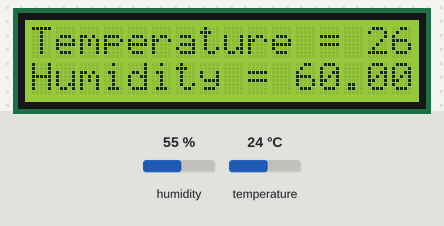
Bench run of a sketch on a simulated Arduino Mega 2560, built with avr-gcc and run on an emulated ATmega2560. Shown: 16×2 character LCD. The test bench sets the inputs (shaded band); at power-on: humidity 55 %, temperature 24 °C. The local clock reads 2024-03-15 10:24:30 at power-on unless the sketch sets it; what the sketch prints to the serial monitor is not drawn.

Above: at 8.6 s.
8.7 s: humidity set to 22 %
At 11.5 s:
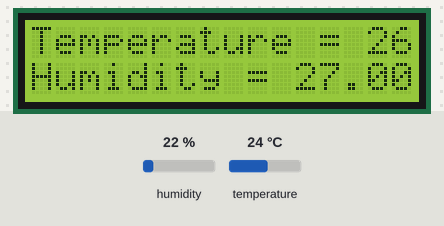
12.3 s: temperature set to 12 °C
At 14.0 s:
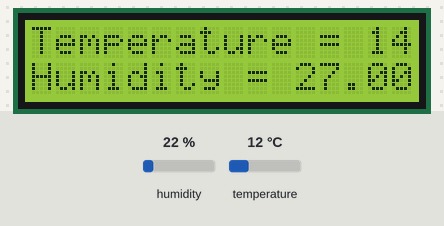
15.9 s: humidity set to 40 %
At 19.1 s:
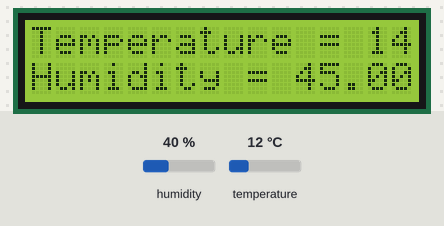
19.6 s: temperature set to 19 °C
At 21.6 s:
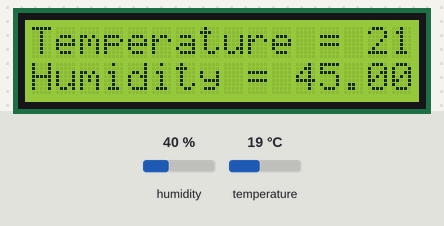
Timing chart, 0 to 23.1 s (numbered marks = the images above; inputs shaded):
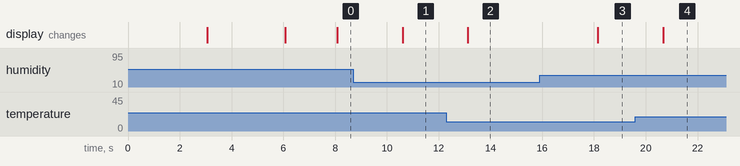

Measured:
- after the input at 8.7 s, the display: changes after 1.9 s (image 1)
- after the input at 12.3 s, the display: changes after 0.82 s (image 2)
- after the input at 15.9 s, the display: changes after 2.3 s (image 3)
- after the input at 19.6 s, the display: changes after 1.1 s (image 4)

The sketch:

HatchChicken11-02-17.ino
```cpp
/*
 * Arduino MEGA-2560
 */
 /*
  * DHT_11
  * ความแม่นยำ +- 2 องศาเซลเซียส
  * ลำดับขาใช้งาน
  * 1 VCC 5 VDC
  * 2 DATA  pin 2
  * 3 NC -- NULL
  * 4 GND
  */
  /*
   * DS3231 for Arduino Mega2560  SPI
   * GND
   * VCC   +5V
   * SCL  to Pin 21
   * SDA  to Pin 20
   */
  /*
   * LCD 16*2  for Arduino Mega2560
   *  LCD RS pin to digital pin 12
   * LCD Enable pin to digital pin 11
   * LCD D4 pin to digital pin 6
   * LCD D5 pin to digital pin 5
   * LCD D6 pin to digital pin 4
   * LCD D7 pin to digital pin 3
   * LCD R/W pin to ground
   * 10K resistor:
   * ends to +5V and ground
   * wiper to LCD VO pin (pin )
   */
#include "DHT.h"
#include <Wire.h>
#include <SPI.h>
#include "RTClib.h"
#include <LiquidCrystal.h>

DHT dht; //สร้างออปเจค DHT22 สำหรับติดต่อเซนเซอร์
RTC_DS1307 RTC; //สร้างออปเจค
LiquidCrystal lcd(12, 11, 6, 5, 4, 3); // RS, E, D4, D5, D6, D7

//#define Lamp1 //
#define Fan 1 // กำหนดขาให้ delay พัดลมทำงาน

void setup() {

  Serial.begin(9600);
   Wire.begin();
   RTC.begin();

   pinMode(Fan, OUTPUT); //กำหนดให้เป็น Output

  dht.setup(2); // กำหนดขาที่ต่อกับ data ของ DHT22 เป็น ขา arduino pin 2
//-------Time RTC-------
// DateTime now = RTC.now();
  // if (! RTC.isrunning()) {
  //  Serial.println("RTC is NOT running!");
    // following line sets the RTC to the date & time this sketch was compiled
   // RTC.adjust(DateTime(__DATE__, __TIME__)); //ตั้งเวลาใหม่ทุกครั้งที่รันโปรแกรม
 // }
 //   DateTime now = RTC.now();
  /* ตั้งเวลา ในตัวอย่างนี้ เซตค่าเป็นเวลา 23:09 ถ้าถึงเวลานี้จะให้ทำงานที่ฟังก์ชัน
    RTC.setAlarm1Simple(23, 9);
   if (RTC.checkIfAlarm(1)) {
   Serial.println("Alarm Triggered");
   }*/
 // RTC.setAlarm1Simple(23, 9);

//  RTC.turnOnAlarm(1);

 // if (RTC.checkAlarmEnabled(1)) {
 //   Serial.println("Alarm Enabled");
 // }
  //-----------LCD -------------
  lcd.begin(16, 2); // จอกว้าง 16 ตัวอักษร 2 บรรทัด
   lcd.setCursor(1, 0);
    lcd.print("Loading...");
    delay(3000);
    lcd.clear();
    lcd.setCursor(1, 0);
    lcd.print("Hatch Chicken"); // แสดงผลคำว่า Hello, world! ออกหน้าจอ
  //lcd.setCursor(0, 1); // เลื่อนเคเซอร์ไปบรรทัดที่ 2 ลำดับที่ 0 (ก่อนหน้าตัวอักษรแรก)
 // lcd.print("www.ioxhop.com"); // แสดงผลคำว่า www.ioxhop.com
 // delay(3000); // หน่วงเวลา 3 วินาที
   delay(3000);
   lcd.clear(); // ล้างหน้าจอ
  //-----------------
}

void loop() {

//---DHT 11
  delay(dht.getMinimumSamplingPeriod());
  float humidity = dht.getHumidity() + 5;  //ดึงค่าความชื้นจาก DHT11 ที่ต้องการ 55 - 65%
  float temperature = dht.getTemperature() + 2; //ดึงค่าอุณหภูมิจาก DHT11  ที่ต้องการ  37.5 - 38.0 องศา
  int fahrenheit = dht.toFahrenheit(temperature) ;  //แปลงองศาเซลเซียสเป็นฟาเรนไฮน์
//-----DS1307---------------------------
RTC.adjust(DateTime(__DATE__, __TIME__));
 //print Temperature
  //Serial.print(dht.getStatusString()); //เช็คสถานะการเชื่อมต่อ DHT11
 // Serial.print("\t");

//--pirnt time
  //Serial.print("Time : ");
 //Serial.print(now.day(), DEC);
   Serial.print("\t");
   DateTime now = RTC.now();
   Serial.print("Time : ");

//-------Prin LCD-------------------
 lcd.clear();
 //lcd.setCursor(0, 0);
// lcd.home();
// lcd.print("D ");
 //lcd.print(now.day(), DEC);
 ////lcd.print('/');
 //lcd.print(now.month(), DEC);
 //lcd.print(' ');
// lcd.print(now.year());
// lcd.print("T");
// lcd.print(' ');
/// lcd.print(now.hour(), DEC);
// lcd.print(':');
// lcd.print(now.minute(), DEC);
// lcd.print(':');
// lcd.print(now.second(), DEC);

 lcd.setCursor(0, 0);
 lcd.print("Temperature = ");
 lcd.print(temperature, 2);
 lcd.print(' ');
 lcd.setCursor(0, 1);
 lcd.print("Humidity = ");
 lcd.print(humidity, 2);
 //lcd.print(' ');
// lcd.print("F=");
// lcd.print(fahrenheit);
 delay(500); //หน่วงเวลา 0.5 วินาที

//ถ้า อุณหภูมิ อยู่ระหว่าง 39 - 40 ให้พัดลมทำงาน
if(temperature > 39 && temperature <= 40){
     delay(1023);
      if(temperature > 39 && temperature <= 40)
     {
      digitalWrite(Fan, HIGH);
       delay(3000);
     }

}
}
```
